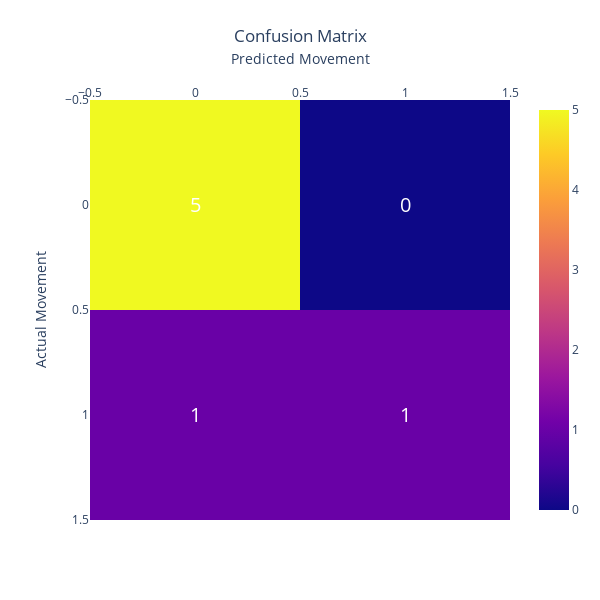

Write notebook code for a chart like this one.
### Code cell
from sklearn.metrics import confusion_matrix, classification_report

cm = confusion_matrix(df["Actual Movement"], df["Predicted Movement"])
fig2=px.imshow(cm, text_auto=True, labels={'x': 'Predicted', 'y': 'Actual'}, title='Confusion Matrix')
fig2.update_xaxes(side="top")
fig2.update_traces(textfont_size=20)
fig2.update_layout(title_x=0.5, title_y=0.95)
fig2.update_layout(xaxis_title="Predicted Movement", yaxis_title="Actual Movement")
fig2.update_layout(width=600, height=600)
fig2.update_traces(textfont_color='white')

fig2.show()

### Figure 1 — Plotly figure (JSON) as saved in the notebook; plotly's stock layout.template omitted (floating-point values rounded to 4 significant figures)
{"data": [{"coloraxis": "coloraxis", "hovertemplate": "Predicted: %{x}<br>Actual: %{y}<br>color: %{z}<extra></extra>", "name": "0", "textfont": {"color": "white", "size": 20}, "texttemplate": "%{z}", "type": "heatmap", "xaxis": "x", "yaxis": "y", "z": [[5, 0], [1, 1]]}], "layout": {"coloraxis": {"colorscale": [[0, "#0d0887"], [0.1111, "#46039f"], [0.2222, "#7201a8"], [0.3333, "#9c179e"], [0.4444, "#bd3786"], [0.5556, "#d8576b"], [0.6667, "#ed7953"], [0.7778, "#fb9f3a"], [0.8889, "#fdca26"], [1, "#f0f921"]]}, "height": 600, "title": {"text": "Confusion Matrix", "x": 0.5, "y": 0.95}, "width": 600, "xaxis": {"anchor": "y", "constrain": "domain", "domain": [0, 1], "scaleanchor": "y", "side": "top", "title": {"text": "Predicted Movement"}}, "yaxis": {"anchor": "x", "autorange": "reversed", "constrain": "domain", "domain": [0, 1], "title": {"text": "Actual Movement"}}}}
